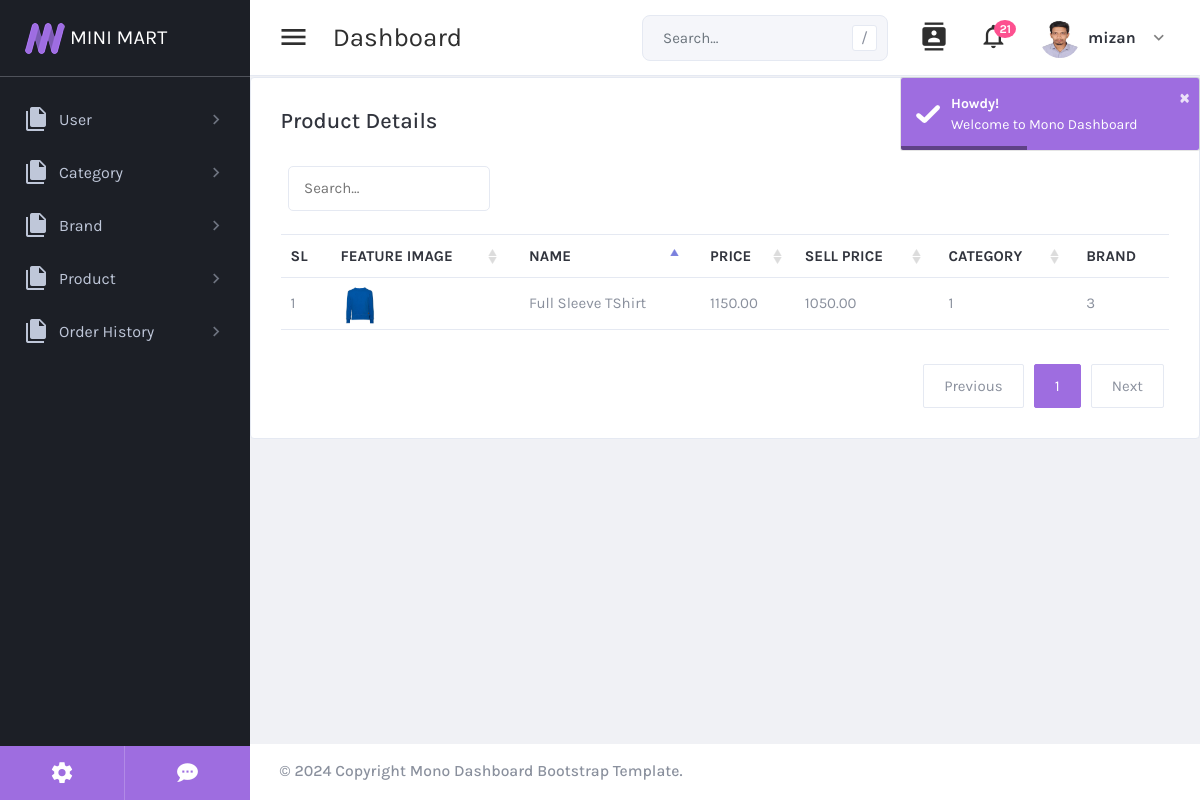
Screenshot of /adminPanel/productDetails.php?id=1 (signed in) with the database file from the repository.
### tables this page shows
CREATE TABLE `product` (
  `id` int(11) UNSIGNED NOT NULL,
  `name` varchar(300) DEFAULT NULL,
  `price` decimal(10,2) DEFAULT NULL,
  `sell_price` decimal(10,2) DEFAULT NULL,
  `cat_id` int(11) DEFAULT NULL,
  `brand_id` int(11) DEFAULT NULL,
  `feature_image` varchar(300) DEFAULT '',
  `created_at` timestamp NOT NULL DEFAULT current_timestamp(),
  `updated_at` timestamp NOT NULL DEFAULT current_timestamp() ON UPDATE current_timestamp()
);

### adminPanel/productDetails.php (the view, shortened to what this page needs)
<?php
  if(isset($_SESSION['username'])){
    require_once('include/header.php');
    require_once('include/aside.php');
    require_once('include/topbar.php');
    require_once("../db/config.php");
    if(isset($_GET['id'])){
        $id = $_GET['id'];
    }
    $query = "SELECT * FROM product where id=$id";
    $sql = $conn->query($query);
?>
<div class="row">
    <div class="col-xl-12">
        <div class="card card-default">
            <div class="card-header">
                <h2>Product Details</h2>
            </div>
            <div class="card-body">
                <table id="productsTable" class="table table-hover table-product" style="width:100%">
                    <thead>
                        <tr>
                            <th>Sl</th>
                            <th>Feature Image</th>
                            <th>Name</th>
                            <th>Price</th>
                            <th>Sell Price</th>
                            <th>Category</th>
                            <th>Brand</th>
                        </tr>
                    </thead>
                    <tbody>
                    <?php
                    $serial = 1;
                    if($sql->num_rows){
                        $rows = $sql->fetch_assoc()
                        ?>
                        <tr>
                            <td><?php echo $serial++; ?></td>
                            <td class="py-0">
                                <img src="<?php echo $rows['feature_image']; ?>" alt="Product Image">
                            </td>
                            <td><?php echo $rows['name']; ?></td>
                            <td><?php echo $rows['price']; ?></td>
                            <td><?php echo $rows['sell_price']; ?></td>
                            <td><?php echo $rows['cat_id']; ?></td>
                            <td><?php echo $rows['brand_id']; ?></td>
                        </tr>
                        <?php
                    }else{
                        echo "not found";
                    }
                    ?>
                    </tbody>
                </table>
            </div>
        </div>
    </div>
</div>
<?php
    require_once('include/footer.php');
  }else{
    $message = 'Sorry please login first';
    header("Location: signin.php?message=".urlencode($message));
}
?>

### rows the page displays
product: feature_image (picture), name "Full Sleeve TShirt", price "1150.00", sell_price "1050.00", cat "1", brand "3"

### other values shown
$_SESSION['username'] "mizan"
$serial++ "1"
